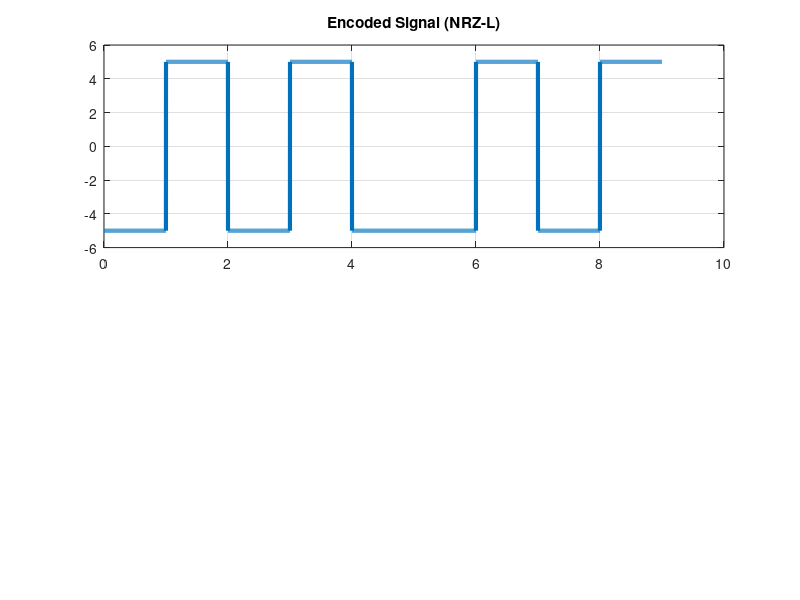

This figure's MATLAB source:
clc;
close all;
clear all;

bits = [1 0 1 0 1 1 0 1 0];
%bits = input('Input a bit seqence in the format [a1 a2 a3 a4]: ');
bitrate = 1;
n = 1000;
T = length(bits)/bitrate;
N = length(bits)*n;
dt = T/N;
t = 0:dt:T-dt;

%Encoding
x = zeros(1, length(t));
for i = 1:length(bits)
    if(bits(i) == 1)
        x((i-1)*n +1: i*n) = -5;
    else
        x((i-1)*n +1: i*n) = 5;
    end
end

subplot(2,1,1);
plot(t,x, 'Linewidth', 3);
grid on;
title('Encoded Signal (NRZ-L)');

%Decoding
y = zeros(1, length(x)/n);
for i=1:length(y)
    if x(((i-1)*n)+1) == -5
        y(i) = 1;
    end
end
disp(y);
